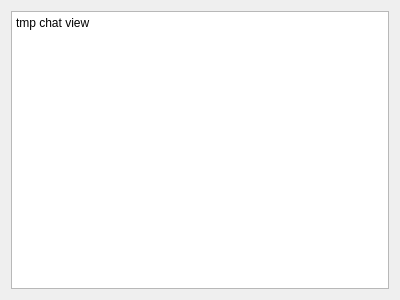
<?xml version="1.0" encoding="UTF-8"?>
<ui version="4.0">
 <class>ChatView</class>
 <widget class="QWidget" name="ChatView">
  <property name="geometry">
   <rect>
    <x>0</x>
    <y>0</y>
    <width>400</width>
    <height>300</height>
   </rect>
  </property>
  <property name="windowTitle">
   <string>Form</string>
  </property>
  <layout class="QHBoxLayout" name="horizontalLayout">
   <item>
    <widget class="QPlainTextEdit" name="plainTextEdit">
     <property name="plainText">
      <string>tmp chat view</string>
     </property>
    </widget>
   </item>
  </layout>
 </widget>
 <resources/>
 <connections/>
</ui>
